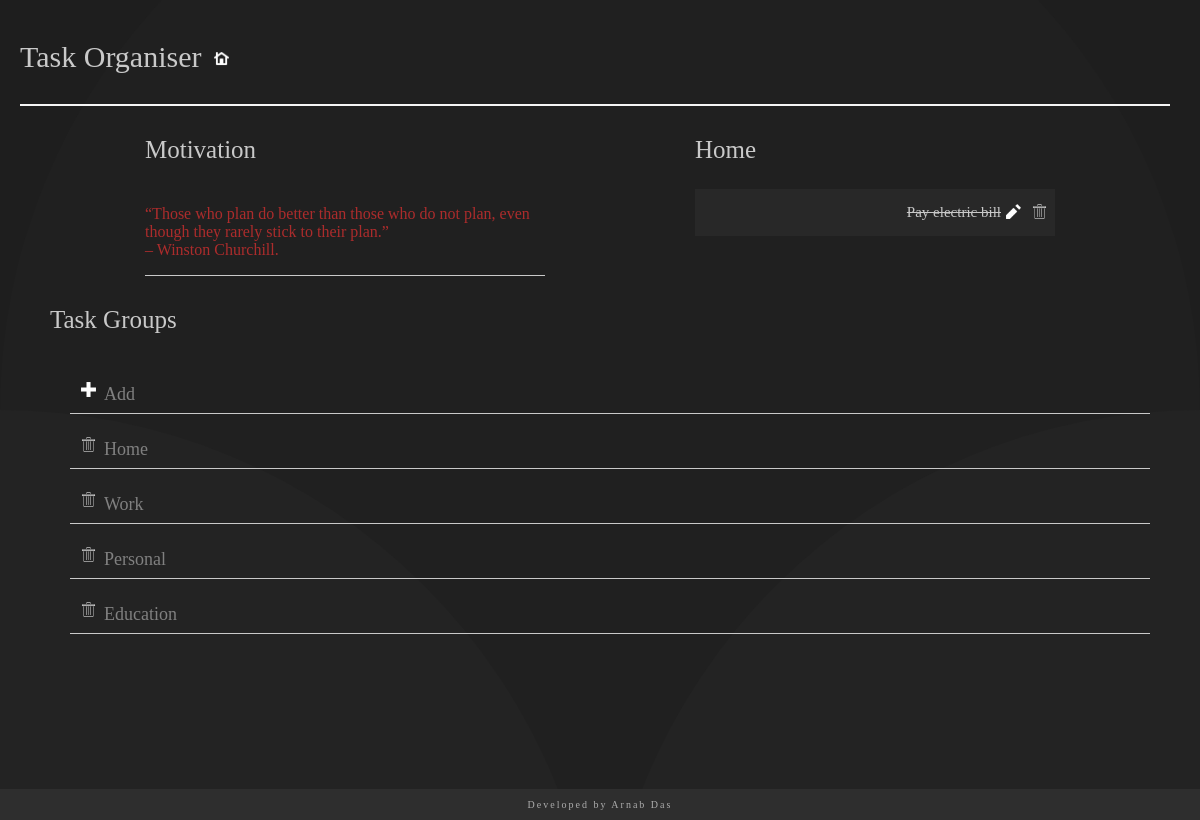
The page /details/Home/ on the database its author committed.
### task_group/models.py (models this page shows, shortened)
class Catagories (models.Model):
    catagories_name = models.CharField(max_length=20,primary_key=True)
    def __str__(self):
        return self.catagories_name

class Task(models.Model):
    Catagories = models.ForeignKey(Catagories,related_name='Task',on_delete=models.CASCADE )
    title = models.CharField(max_length=256)
    created_date = models.DateTimeField(auto_now_add=True)
    done = models.BooleanField(default=False)
    class Meta:
        ordering = ["-created_date"]

### task_group/views.py (the view)
# urls.py: path('details/<str:pk>/', CatagoriesDetailView.as_view(), name='cdetail'),
class CatagoriesDetailView(DetailView):
    context_object_name = 'catagories_detail'
    model = models.Catagories
    template_name = 'task_group/catagories_detail.html'
    def get_context_data(self, **kwargs):
        context = super(CatagoriesDetailView, self).get_context_data(**kwargs)
        context['cat_list'] = Catagories.objects.all()
        print(context)
        return context

### task_group/templates/task_group/catagories_detail.html
{% extends 'task_group/base.html' %}
{% block heading %}
{{catagories_detail.catagories_name}}
{% endblock %}
{% block content %}
{%load static %}
{% for task in catagories_detail.Task.all %}
                <div class="items">
                    <div class="subitem">
                      {% if task.done %}
                       <p class="listitem"><strike  >{{task.title}}</strike></p>
                        {% else %}
                        <p class="listitem">{{task.title}} </p>
                        {% endif %}
                        <a href="/task_update/{{task.pk}}"  class="update"><img src="{% static 'task_group/img/pencil.png' %}" ></a>
                        <a href="/task_delete/{{task.pk}}" ><img src="{% static 'task_group/img/trash.png' %}"></a>
                    </div>
                </div>
{% endfor %}
            </div>
{% endblock %}

### task_group/templates/task_group/base.html (shortened to what this page needs)
{% load static %}
<!DOCTYPE html>
<html lang="en">
<head>
    <link rel="stylesheet" href="{% static 'task_group/css/new.css' %}" type="text/css">
</head>
<body>
    <div class="base">
        <div class="title">
            <p class="title-text">Task Organiser</p>
            <div class="home">
                <a href="{% url 'task_group:tlist' %}" class="icon"><img src="{% static 'task_group/img/home.png' %}"></a>
            </div>
        </div>
        <div class="context">
            <div class="left">
                <p class="left-heading">Motivation</p>
                <div class="motivation">
                    <p>“Those who plan do better than those who do not plan, even though they rarely stick to their plan.”<br> – Winston Churchill. </p>
                </div>
            </div>
            <div class="tasklist">
                <div class="left-heading">
                    <p class="headingtext">{% block heading %} {% endblock%}</p>
                </div>
   {% block content %}
            {% endblock %}
            </div>
            <div class="groups">
                <p class="groups-heading">Task Groups</p>
                <ul>
                    <li><a href="/catagories_create/" ><img src="{% static 'task_group/img/plus.png' %}"></a>Add</li>
                    {% for c in cat_list %}
                    <li>
                        <a href="/catagories_delete/{{c.pk}}" ><img src="{% static 'task_group/img/trash.png' %}"></a><a href="/details/{{c.pk}}" >{{c.catagories_name}}</a>
                    </li>
                  {% endfor %}
                </ul>
            </div>
        </div>
        <div class="footer">
            <p>Developed by Arnab Das </p>
        </div>
</body>
</html>

### task_group/static/task_group/css/new.css (style rules this page uses)
body { height: 100vh; margin: 10px; backhhground-image: url(https://images.pexels.com/photos/1291515/pexels-photo-1291515.jpeg?auto=compress&cs=tinysrgb&dpr=2&h=650&w=940); background-color: #000000; background-attachment: fixed; position: relative; background-size: cover; background-repeat: no-repeat; background-position: center; font-family: Bahnschrift Light; }
img { margin: 3px; height: 15px; padding-top: 12px; padding-right:5px; }
.title { float: left; position: static; border-bottom: 2px double whitesmoke; margin-right: 20px; margin-left:10px; display: flex; align-items: center; }
.title-text { color: rgb(201, 201, 201); font-size: 30px; font-family: Bahnschrift; }
.home { padding-left: 10px; padding-bottom: 5px; }
.base { display: flex; flex-direction: column; margin-bottom: 40px; }
.context { display: flex; flex-direction: row; justify-content: space-evenly; margin: 5px; justify-items: center; flex-wrap: wrap; align-items: flex-start; }
.left { color: rgb(172, 44, 44); display: flex; flex-direction: column; margin-right: 20px; display: flex; flex-direction: column; }
.left-heading { font-size: 25px; color: rgb(201, 201, 201); }
.motivation { max-width: 400px; font-size: 16px; border-bottom: 1px solid rgb(201, 201, 201); }
.tasklist { min-width: 30vw; display: flex; flex-direction: column; justify-content: center; max-width: 600px; }
.groups { color: gray; padding-left:20px; padding-right:20px; }
a { text-decoration:none; color: gray; }
.groups-heading { font-size: 25px; color: rgb(201, 201, 201); padding-left: 20px; }
li { list-style: none; padding: 8px; margin-right: 20px; font-size: 18px; border-bottom: 1px solid rgb(201, 201, 201); }
.footer { position: fixed; left: 0; bottom: 0; width: 100%; font-size: 10px; letter-spacing: 2px; font-weight: lighter; background-color: rgb(46, 46, 46); color: rgb(172, 172, 172); text-align: center; }
.items { display: flex; flex-direction: column; }
.subitem { display: flex; flex-decoration:row; flex-wrap:wrap; background-color: rgba(61, 61, 61, 0.301); margin-bottom: 5px; color: rgb(201, 201, 201); font-size: 15px; justify-content:flex-end; width:100%; }
.listitem { margin-right:2px; margin-left:5px; }

### rows shown on the page
Catagories: catagories_name "Home"
Task: title "Pay electric bill"
Catagories: catagories_name "Work"
Catagories: catagories_name "Personal"
Catagories: catagories_name "Education"
